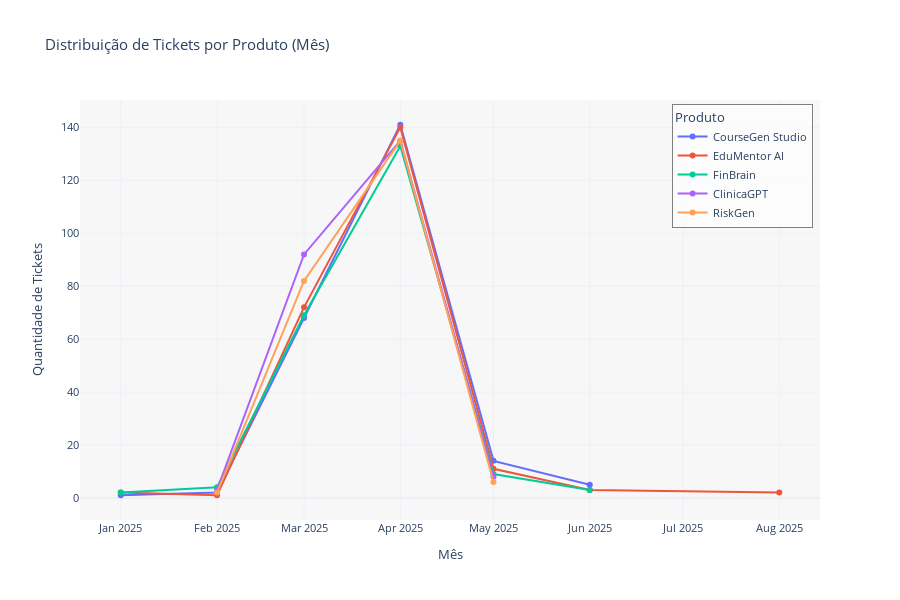

Notebook cell for this chart:
### Markdown cell above
## Distribuição de Tickets por Produto ao Longo do Ano

### Code cell
from typing import Union, Optional, List
import plotly.graph_objects as go

def plot_distribuicao_produtos_ano(
    dataframe: pd.DataFrame,
    tipo_visualizacao: str = "linhas",
    periodo: str = "M",
    produtos: Optional[List[str]] = None,
    mostrar_estatisticas: bool = False
) -> go.Figure:  # sourcery skip: extract-method
    """Gera análise interativa da distribuição de tickets por produto ao longo do tempo.
    
    Agrupa os dados por período temporal (dia/semana/mês/trimestre/ano) e produto,
    exibindo a evolução com múltiplas opções de visualização e análises.
    
    Args:
        dataframe: DataFrame contendo os dados de tickets
        tipo_visualizacao: Tipo de gráfico ('linhas', 'barras', 'area' ou 'scatter')
        periodo: Período de agregação ('D'=dia, 'W'=semana, 'M'=mês, 'Q'=trimestre, 'Y'=ano)
        produtos: Lista opcional de produtos a exibir (None = todos)
        mostrar_estatisticas: Se True, exibe estatísticas descritivas no console
    
    Returns:
        Figura Plotly com o gráfico gerado e análises
        
    Raises:
        ValueError: Se tipo_visualizacao ou periodo inválidos
    """
    tipos_validos = {'linhas', 'barras', 'area', 'scatter'}
    periodos_validos = {'D', 'W', 'M', 'Q', 'Y'}
    
    if tipo_visualizacao not in tipos_validos:
        raise ValueError(f"tipo_visualizacao deve ser um de {tipos_validos}")
    
    if periodo not in periodos_validos:
        raise ValueError(f"periodo deve ser um de {periodos_validos}")
    
    dados = dataframe.copy()
    
    if produtos:
        dados = dados[dados['product_name'].isin(produtos)]
        if dados.empty:
            raise ValueError(f"Nenhum dado encontrado para os produtos: {produtos}")
    
    distribuicao = dados.groupby(
        [dados['opening_date'].dt.to_period(periodo), 'product_name']
    ).size().reset_index(name='quantidade')
    
    distribuicao['opening_date'] = distribuicao['opening_date'].astype(str)
    distribuicao = distribuicao.sort_values(['opening_date', 'product_name'])
    
    mapa_periodos = {'D': 'Dia', 'W': 'Semana', 'M': 'Mês', 'Q': 'Trimestre', 'Y': 'Ano'}
    periodo_label = mapa_periodos[periodo]
    
    mapa_cores = {
        'linhas': 'lines+markers',
        'area': 'lines',
        'scatter': 'markers'
    }
    
    if tipo_visualizacao == 'linhas':
        fig = px.line(
            distribuicao,
            x='opening_date',
            y='quantidade',
            color='product_name',
            title=f'Distribuição de Tickets por Produto ({periodo_label})',
            labels={'opening_date': periodo_label, 'quantidade': 'Tickets', 'product_name': 'Produto'},
            markers=True,
            template='plotly_white'
        )
    
    elif tipo_visualizacao == 'barras':
        fig = px.bar(
            distribuicao,
            x='opening_date',
            y='quantidade',
            color='product_name',
            title=f'Distribuição de Tickets por Produto ({periodo_label})',
            labels={'opening_date': periodo_label, 'quantidade': 'Tickets', 'product_name': 'Produto'},
            barmode='group',
            template='plotly_white'
        )
    
    elif tipo_visualizacao == 'area':
        fig = px.area(
            distribuicao,
            x='opening_date',
            y='quantidade',
            color='product_name',
            title=f'Distribuição de Tickets por Produto ({periodo_label})',
            labels={'opening_date': periodo_label, 'quantidade': 'Tickets', 'product_name': 'Produto'},
            template='plotly_white'
        )
    
    else:  # scatter
        fig = px.scatter(
            distribuicao,
            x='opening_date',
            y='quantidade',
            color='product_name',
            size='quantidade',
            title=f'Distribuição de Tickets por Produto ({periodo_label})',
            labels={'opening_date': periodo_label, 'quantidade': 'Tickets', 'product_name': 'Produto'},
            template='plotly_white'
        )
    
    fig.update_layout(
        xaxis_title=periodo_label,
        yaxis_title='Quantidade de Tickets',
        hovermode='x unified',
        height=600,
        legend=dict(
            yanchor='top',
            y=0.99,
            xanchor='right',
            x=0.99,
            bgcolor='rgba(255, 255, 255, 0.7)',
            bordercolor='gray',
            borderwidth=1
        ),
        font=dict(size=11),
        plot_bgcolor='rgba(240, 240, 240, 0.5)'
    )
    
    if mostrar_estatisticas:
        print(f"\n{'='*60}")
        print(f"ESTATÍSTICAS - Distribuição de Tickets ({periodo_label})")
        print(f"{'='*60}")
        print(f"\nTotal de tickets: {distribuicao['quantidade'].sum()}")
        print(f"Período: {distribuicao['opening_date'].min()} a {distribuicao['opening_date'].max()}")
        print(f"\nPor Produto:")
        stats = distribuicao.groupby('product_name')['quantidade'].agg(['sum', 'mean', 'min', 'max'])
        stats.columns = ['Total', 'Média', 'Mínimo', 'Máximo']
        print(stats.to_string())
        print(f"\n{'='*60}\n")
    
    fig.show()
    return fig

fig_distribuicao = plot_distribuicao_produtos_ano(df, mostrar_estatisticas=True)

### Figure 1 — Plotly figure (JSON) as saved in the notebook; plotly's stock layout.template omitted (floating-point values rounded to 4 significant figures)
{"data": [{"hovertemplate": "Produto=CourseGen Studio<br>Mês=%{x}<br>Tickets=%{y}<extra></extra>", "legendgroup": "CourseGen Studio", "line": {"color": "#636efa", "dash": "solid"}, "marker": {"symbol": "circle"}, "mode": "lines+markers", "name": "CourseGen Studio", "orientation": "v", "showlegend": true, "type": "scatter", "x": ["2025-01", "2025-02", "2025-03", "2025-04", "2025-05", "2025-06"], "xaxis": "x", "y": [1, 2, 68, 141, 14, 5], "yaxis": "y"}, {"hovertemplate": "Produto=EduMentor AI<br>Mês=%{x}<br>Tickets=%{y}<extra></extra>", "legendgroup": "EduMentor AI", "line": {"color": "#EF553B", "dash": "solid"}, "marker": {"symbol": "circle"}, "mode": "lines+markers", "name": "EduMentor AI", "orientation": "v", "showlegend": true, "type": "scatter", "x": ["2025-01", "2025-02", "2025-03", "2025-04", "2025-05", "2025-06", "2025-08"], "xaxis": "x", "y": [2, 1, 72, 140, 11, 3, 2], "yaxis": "y"}, {"hovertemplate": "Produto=FinBrain<br>Mês=%{x}<br>Tickets=%{y}<extra></extra>", "legendgroup": "FinBrain", "line": {"color": "#00cc96", "dash": "solid"}, "marker": {"symbol": "circle"}, "mode": "lines+markers", "name": "FinBrain", "orientation": "v", "showlegend": true, "type": "scatter", "x": ["2025-01", "2025-02", "2025-03", "2025-04", "2025-05", "2025-06"], "xaxis": "x", "y": [2, 4, 69, 133, 9, 3], "yaxis": "y"}, {"hovertemplate": "Produto=ClinicaGPT<br>Mês=%{x}<br>Tickets=%{y}<extra></extra>", "legendgroup": "ClinicaGPT", "line": {"color": "#ab63fa", "dash": "solid"}, "marker": {"symbol": "circle"}, "mode": "lines+markers", "name": "ClinicaGPT", "orientation": "v", "showlegend": true, "type": "scatter", "x": ["2025-02", "2025-03", "2025-04", "2025-05"], "xaxis": "x", "y": [3, 92, 135, 8], "yaxis": "y"}, {"hovertemplate": "Produto=RiskGen<br>Mês=%{x}<br>Tickets=%{y}<extra></extra>", "legendgroup": "RiskGen", "line": {"color": "#FFA15A", "dash": "solid"}, "marker": {"symbol": "circle"}, "mode": "lines+markers", "name": "RiskGen", "orientation": "v", "showlegend": true, "type": "scatter", "x": ["2025-02", "2025-03", "2025-04", "2025-05"], "xaxis": "x", "y": [2, 82, 135, 6], "yaxis": "y"}], "layout": {"font": {"size": 11}, "height": 600, "hovermode": "x unified", "legend": {"bgcolor": "rgba(255, 255, 255, 0.7)", "bordercolor": "gray", "borderwidth": 1, "title": {"text": "Produto"}, "tracegroupgap": 0, "x": 0.99, "xanchor": "right", "y": 0.99, "yanchor": "top"}, "plot_bgcolor": "rgba(240, 240, 240, 0.5)", "title": {"text": "Distribuição de Tickets por Produto (Mês)"}, "xaxis": {"anchor": "y", "domain": [0, 1], "title": {"text": "Mês"}}, "yaxis": {"anchor": "x", "domain": [0, 1], "title": {"text": "Quantidade de Tickets"}}}}
